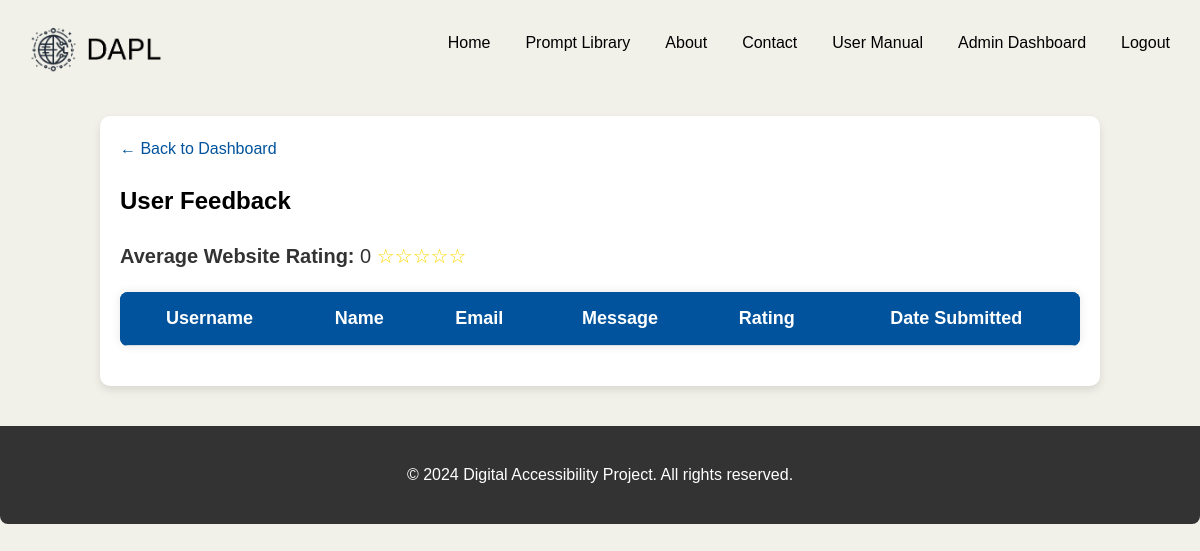
Before: /feedback.php (signed in) with the older database file.
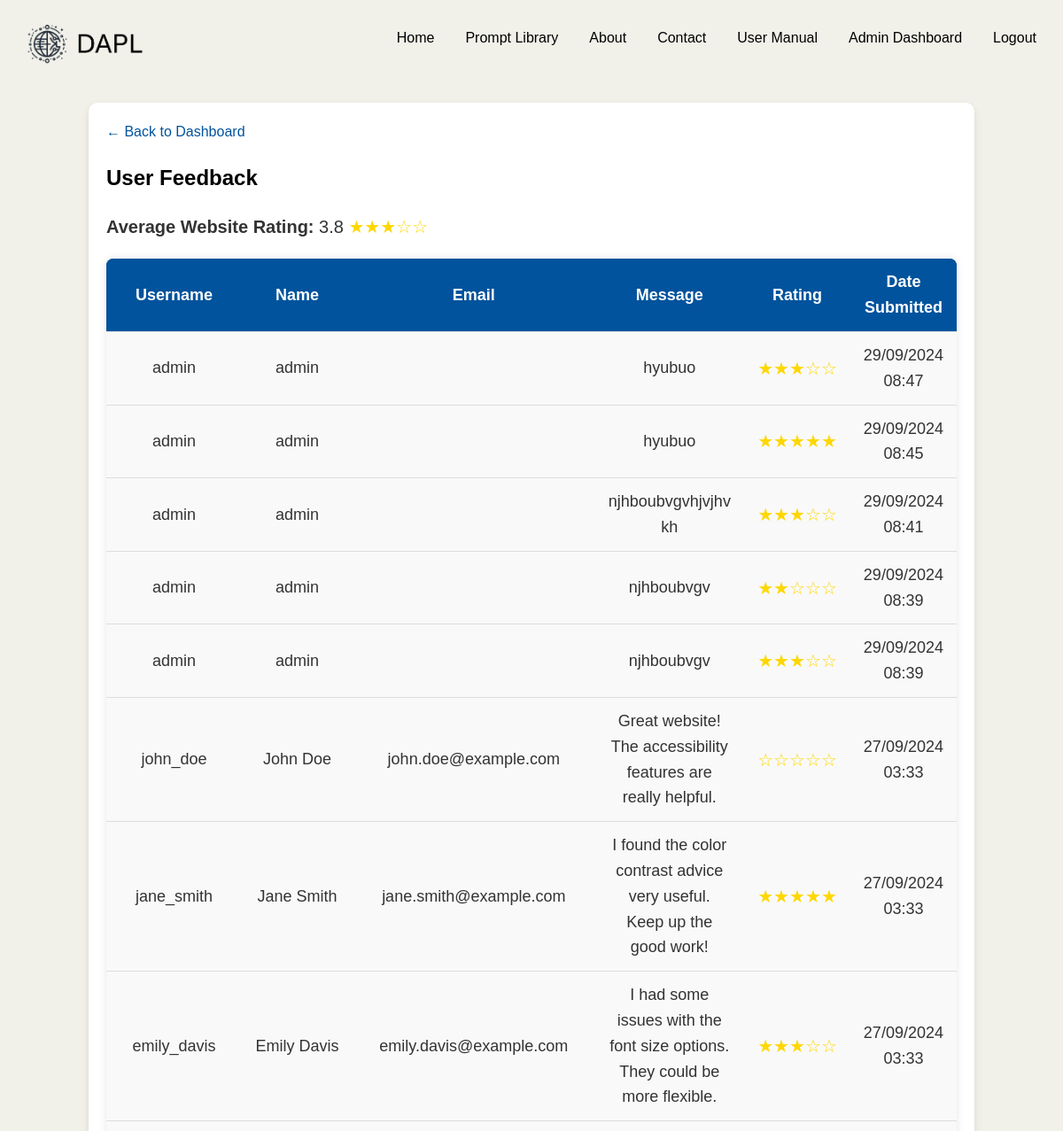
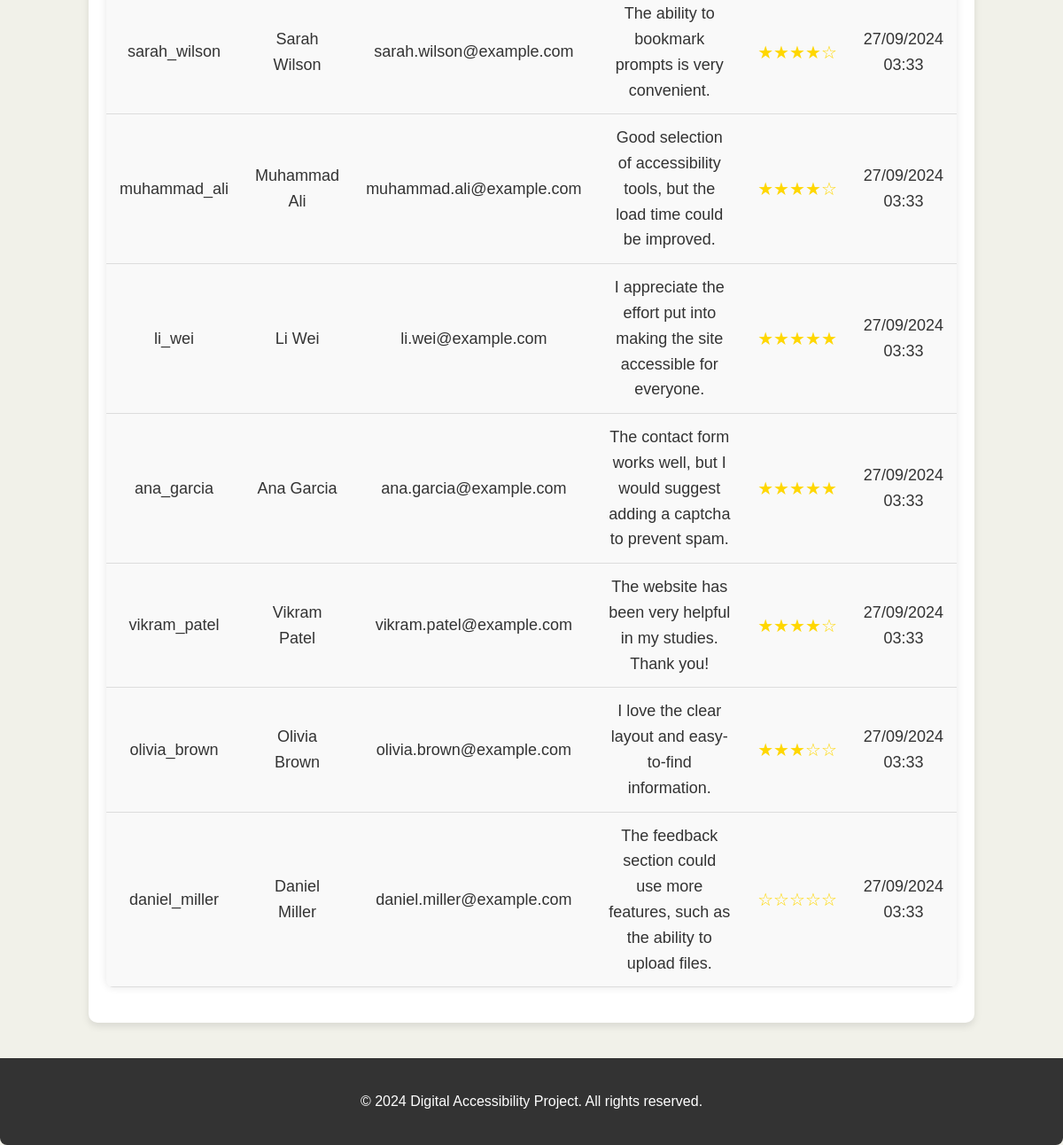
After: the same page with the newer database file (2 pictures, top to bottom).
### tables this page shows
CREATE TABLE `feedback` (
  `feedback_id` int(11) NOT NULL,
  `user_id` int(11) DEFAULT NULL,
  `name` varchar(255) DEFAULT NULL,
  `email` varchar(255) DEFAULT NULL,
  `message` text DEFAULT NULL,
  `created_at` timestamp NOT NULL DEFAULT current_timestamp(),
  `rating` int(1) DEFAULT NULL
);

CREATE TABLE `users` (
  `user_id` int(11) NOT NULL,
  `username` varchar(50) NOT NULL,
  `email` varchar(100) NOT NULL,
  `password` varchar(255) NOT NULL,
  `date_created` timestamp NOT NULL DEFAULT current_timestamp(),
  `role` enum('general user','admin','developer') DEFAULT 'general user'
);

### feedback.php (the view, shortened to what this page needs)
<?php
include('config.php');
$stmt = $conn->prepare("
    SELECT f.name, f.email, f.message, u.username,
           DATE_FORMAT(f.created_at, '%d/%m/%Y %H:%i') AS created_at,
           f.rating
    FROM feedback f
    JOIN users u ON f.user_id = u.user_id
    ORDER BY f.created_at DESC
");
$stmt->execute();
$result = $stmt->get_result();
$feedbacks = $result->fetch_all(MYSQLI_ASSOC);
$averageRatingStmt = $conn->prepare("SELECT AVG(rating) as average_rating FROM feedback WHERE rating IS NOT NULL");
$averageRatingStmt->execute();
$averageRatingResult = $averageRatingStmt->get_result();
$averageRatingRow = $averageRatingResult->fetch_assoc();
$averageRating = round($averageRatingRow['average_rating'], 1);
function displayStars($rating) {
    $fullStars = floor($rating);
    $emptyStars = 5 - $fullStars;
    $stars = str_repeat('★', $fullStars);
    $stars .= str_repeat('☆', $emptyStars);
    return $stars;
}
?>
<!DOCTYPE html>
<html lang="en">
<head>
    <link rel="stylesheet" href="styles.css">
</head>
<body>
<?php include('header.php'); ?>
<div class="container">
    <a href="admin_dashboard.php" class="back-link">&larr; Back to Dashboard</a>
    <h1>User Feedback</h1>
    <div class="average-rating">
        <strong>Average Website Rating:</strong> <?= $averageRating ?>
        <span class="stars"><?= displayStars($averageRating) ?></span>
    </div>
    <table class="user-table">
        <thead>
            <tr>
                <th>Username</th>
                <th>Name</th>
                <th>Email</th>
                <th>Message</th>
                <th>Rating</th>
                <th>Date Submitted</th>
            </tr>
        </thead>
        <tbody>
            <?php foreach ($feedbacks as $feedback): ?>
            <tr>
                <td><?= htmlspecialchars($feedback['username']) ?></td>
                <td><?= htmlspecialchars($feedback['name']) ?></td>
                <td><?= htmlspecialchars($feedback['email']) ?></td>
                <td><?= htmlspecialchars($feedback['message']) ?></td>
                <td><span class="stars"><?= displayStars($feedback['rating']) ?></span></td>
                <td><?= htmlspecialchars($feedback['created_at']) ?></td>
            </tr>
            <?php endforeach; ?>
        </tbody>
    </table>
</div>
<footer>
    <p>&copy; 2024 Digital Accessibility Project. All rights reserved.</p>
</footer>
</body>
</html>

### header.php (shortened to what this page needs)
<header>
    <a href="index.php">
        <img src="logo.png" alt="Digital Accessibility Project Logo" class="logo">
    </a>
    <nav>
        <a href="index.php">Home</a>
        <a href="library.php">Prompt Library</a>
        <a href="about.php">About</a>
        <a href="contact.php">Contact</a>
        <a href="manual.php">User Manual</a>
        <?php
        if (isset($_SESSION['user_id'])) {
            if ($_SESSION['role'] === 'admin') {
                echo '<a href="admin_dashboard.php">Admin Dashboard</a>';
            } else {
                echo '<a href="dashboard.php">Profile</a>';
            }
            echo '<a href="logout.php" onclick="return confirmLogout();">Logout</a>';
        } else {
            echo '<a href="login.php">Login</a>';
        }
        ?>
    </nav>
</header>

### styles.css (style rules this page uses)
header { background-color: #F1F1E9; color: white; padding: 20px; display: flex; text-align: left; margin-bottom: 20px; justify-content: space-between; }
header .logo { display: block; margin-right: auto; max-width: 150px; height: auto; }
body { font-family: Arial, sans-serif; background-color: #F1F1E9; color: #333; margin: 0; padding: 0; line-height: 1.6; }
nav { display: flex; gap: 15px; }
nav a { color: black; padding: 10px 10px; text-decoration: none; border-radius: 5px; }
.container { width: 80%; margin: auto; padding: 20px; background-color: white; border-radius: 8px; box-shadow: 0 0 10px rgba(0, 0, 0, 0.1); }
h1 { color: #413932; }
footer { background-color: #333; color: white; text-align: center; padding: 20px 0; margin-top: 40px; border-radius: 0 0 8px 8px; }
.container { max-width: 6000px; margin: 0 auto; padding: 20px; background-color: #ffffff; border-radius: 10px; box-shadow: 0 4px 8px rgba(0, 0, 0, 0.1); }

### feedback.php (style rules this page uses)
.user-table { width: 100%; border-collapse: collapse; margin: 20px 0; font-size: 18px; text-align: left; background-color: #f9f9f9; border-radius: 8px; overflow: hidden; box-shadow: 0 0 10px rgba(0, 0, 0, 0.1); }
.user-table thead { background-color: #00539CFF; color: white; }
.user-table th, .user-table td { padding: 12px 15px; border-bottom: 1px solid #ddd; }
.user-table th { text-align: center; background-color: #00539CFF; }
.user-table td { text-align: center; }
h1 { color: black; font-size: 24px; font-family: Arial, sans-serif; margin-bottom: 20px; }
.average-rating { font-size: 20px; margin-bottom: 20px; }
.stars { color: gold; font-size: 20px; }
.back-link { display: block; margin-bottom: 20px; font-size: 16px; color: #00539CFF; text-decoration: none; }

Changed rows visible on the page:
added feedback: user.username "admin", name "admin", message "hyubuo", rating "★★★☆☆", created_at "29/09/2024 08:47"
added feedback: user.username "admin", name "admin", message "hyubuo", rating "★★★★★", created_at "29/09/2024 08:45"
added feedback: user.username "admin", name "admin", message "njhboubvgvhjvjhv kh", rating "★★★☆☆", created_at "29/09/2024 08:41"
added feedback: user.username "admin", name "admin", message "njhboubvgv", rating "★★☆☆☆", created_at "29/09/2024 08:39"
added feedback: user.username "admin", name "admin", message "njhboubvgv", rating "★★★☆☆", created_at "29/09/2024 08:39"
added feedback: user.username "john_doe", name "John Doe", email "john.doe@example.com", message "Great website! The accessibility features are really helpful.", rating "☆☆☆☆☆", created_at "27/09/2024 03:33"
added feedback: user.username "jane_smith", name "Jane Smith", email "jane.smith@example.com", message "I found the color contrast advice very useful. Keep up the good work!", rating "★★★★★", created_at "27/09/2024 03:33"
added feedback: user.username "emily_davis", name "Emily Davis", email "emily.davis@example.com", message "I had some issues with the font size options. They could be more flexible.", rating "★★★☆☆", created_at "27/09/2024 03:33"
added feedback: user.username "sarah_wilson", name "Sarah Wilson", email "sarah.wilson@example.com", message "The ability to bookmark prompts is very convenient.", rating "★★★★☆", created_at "27/09/2024 03:33"
added feedback: user.username "muhammad_ali", name "Muhammad Ali", email "muhammad.ali@example.com", message "Good selection of accessibility tools, but the load time could be improved.", rating "★★★★☆", created_at "27/09/2024 03:33"
added feedback: user.username "li_wei", name "Li Wei", email "li.wei@example.com", message "I appreciate the effort put into making the site accessible for everyone.", rating "★★★★★", created_at "27/09/2024 03:33"
added feedback: user.username "ana_garcia", name "Ana Garcia", email "ana.garcia@example.com", message "The contact form works well, but I would suggest adding a captcha to prevent spam.", rating "★★★★★", created_at "27/09/2024 03:33"
added feedback: user.username "vikram_patel", name "Vikram Patel", email "vikram.patel@example.com", message "The website has been very helpful in my studies. Thank you!", rating "★★★★☆", created_at "27/09/2024 03:33"
added feedback: user.username "olivia_brown", name "Olivia Brown", email "olivia.brown@example.com", message "I love the clear layout and easy-to-find information.", rating "★★★☆☆", created_at "27/09/2024 03:33"
added feedback: user.username "daniel_miller", name "Daniel Miller", email "daniel.miller@example.com", message "The feedback section could use more features, such as the ability to upload files.", rating "☆☆☆☆☆", created_at "27/09/2024 03:33"
Other visible differences:
$averageRating: "0" → "3.8"
displayStars($averageRating): "☆☆☆☆☆" → "★★★☆☆"
